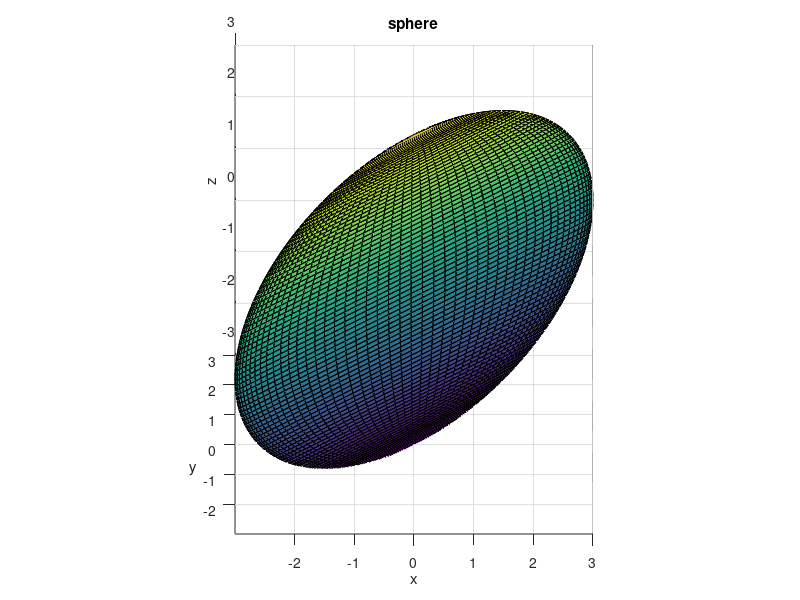

This chart was generated by the following MATLAB code:
r = 3;

theta = linspace(0, pi, 100);
phi = linspace(0, 2*pi, 100);
[theta, phi] = meshgrid(theta, phi);

x = r * sin(theta) .* cos(phi);
y = r * sin(theta) .* cos(phi);
z = r * cos(theta);

surf(x, y, z)
axis equal
xlabel('x'), ylabel('y'), zlabel('z')
title('sphere')

for az = 0:1:360
  view(az, 30);
  pause(0.01);
end

